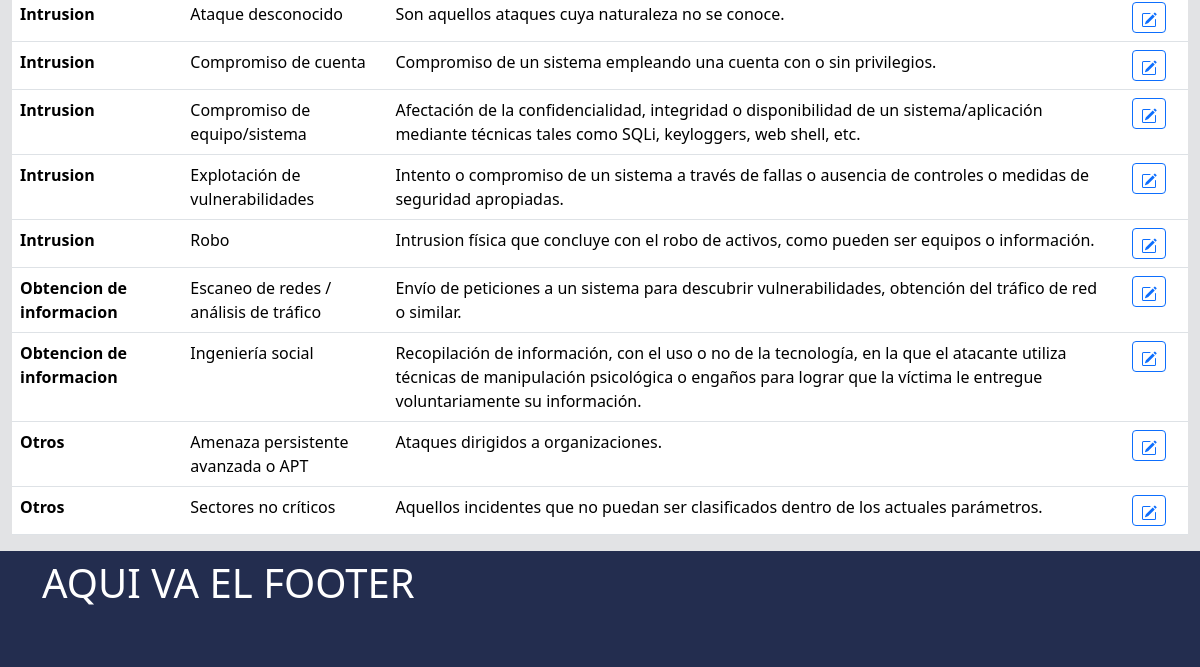
Page /core/categories/ (signed in, lower part) on the earlier database version.
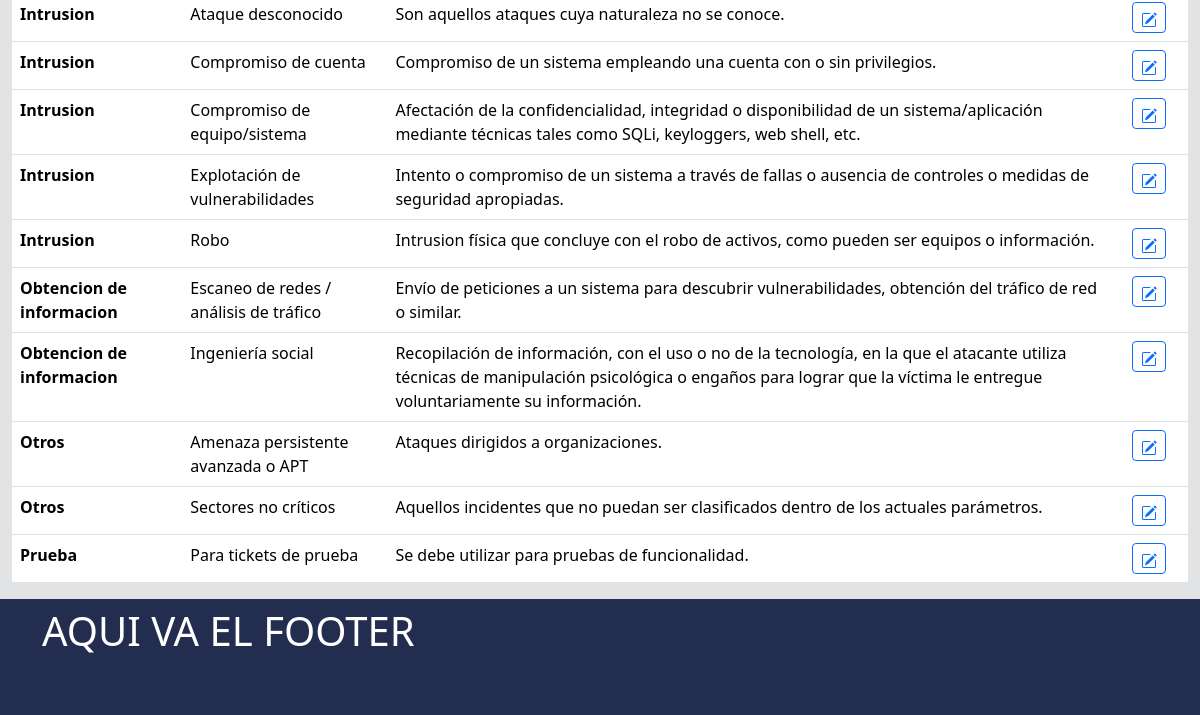
Same page on the later database version.
### core/models.py (models this page shows, shortened)
class TicketCategory(models.Model):
    name = models.CharField(verbose_name='Categoria', max_length=50, blank=False)
    subcategory = models.CharField(verbose_name='Subcategoria', max_length=50, unique=True, blank=False)
    description = models.CharField(verbose_name='Descripcion', max_length=500, blank=False)
    createdAt = models.DateTimeField(auto_now_add=True)
    createdBy = models.ForeignKey(User, on_delete=models.PROTECT, null=False)
    active = models.BooleanField(verbose_name='Activo', null=False, default=True)
    class Meta:
        ordering = ['name', 'subcategory']
        verbose_name_plural = 'Categorias'

### core/views.py (the view)
# urls.py: path("categories/", CategoryListView.as_view(), name="categories"),
class CategoryListView(LoginRequiredMixin, ListView):
    model = TicketCategory
    template_name = 'core/category_list.html'
    context_object_name = 'category_list'
    login_url = 'login'
    def get_context_data(self, **kwargs):
        context = super().get_context_data(**kwargs)
        context['form'] = TicketCategoryForm()
        return context

### templates/core/category_list.html (shortened to what this page needs)
{% extends "dash/base.html" %}
{% load static %}
{% block main %}
<div class="container-fluid my-2">
    <table class="table table-hover">
        <tbody>
            {% for category in category_list %}
            <tr>
                <th scope="row">{{ category.name }}</th>
                <td>{{ category.subcategory }}</td>
                <td>{{ category.description }}</td>
                <td class="text-center">
                    <a href="#" class="btn btn-sm btn-outline-primary">
                    </a>
                </td>
            </tr>
            {% endfor %}
        </tbody>
    </table>
</div>
{% endblock main %}

Differences in the rows shown:
added TicketCategory: name "Prueba", subcategory "Para tickets de prueba", description "Se debe utilizar para pruebas de funcionalidad."
